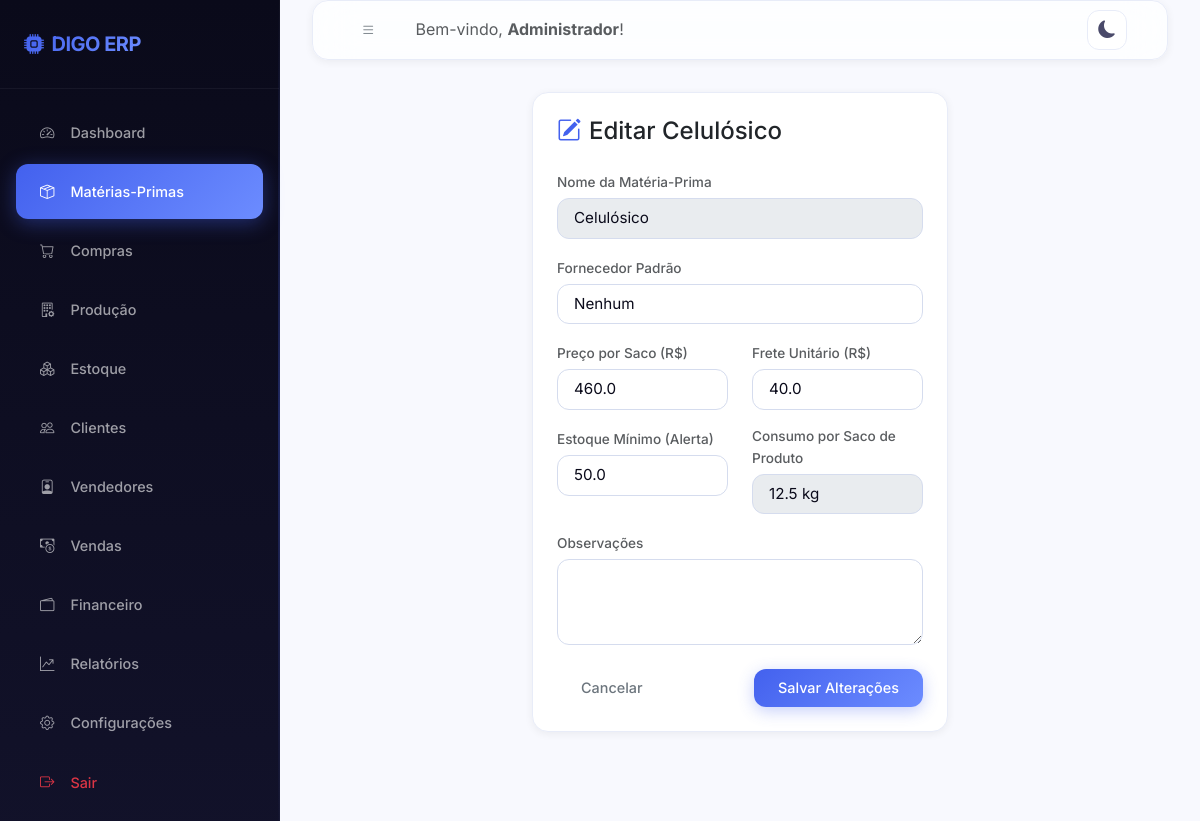
Page /materias-primas/1/editar (signed in) on the committed database.
### models/usuario.py (models this page shows, shortened)
class Usuario(UserMixin, db.Model):
    __tablename__ = 'usuarios'
    id = db.Column(db.Integer, primary_key=True)
    nome = db.Column(db.String(100), nullable=False)
    email = db.Column(db.String(150), unique=True, nullable=False)
    senha_hash = db.Column(db.String(256), nullable=False)
    perfil = db.Column(db.String(20), default='funcionario')  # admin | funcionario
    ativo = db.Column(db.Boolean, default=True)
    criado_em = db.Column(db.DateTime, default=datetime.utcnow)
    ultimo_acesso = db.Column(db.DateTime)
    logs = db.relationship('Log', backref='usuario', lazy='dynamic')
    @property
    def is_admin(self):
        return self.perfil == 'admin'

### models/materia_prima.py (models this page shows, shortened)
class MateriaPrima(db.Model):
    __tablename__ = 'materias_primas'
    id = db.Column(db.Integer, primary_key=True)
    nome = db.Column(db.String(100), nullable=False)
    tipo = db.Column(db.String(30), nullable=False)  # celulosico|celugel|fibra|embalagem|adesivo
    peso_saco_kg = db.Column(db.Float, default=25.0)      # peso do saco comprado
    quantidade_uso_kg = db.Column(db.Float, default=0.0)  # kg consumidos por saco de produto
    preco_saco = db.Column(db.Float, default=0.0)          # preço por saco comprado
    frete_saco = db.Column(db.Float, default=0.0)          # frete rateado por saco
    custo_medio = db.Column(db.Float, default=0.0)         # custo médio calculado
    estoque_atual = db.Column(db.Float, default=0.0)       # em unidades (sacos ou pcs)
    estoque_minimo = db.Column(db.Float, default=0.0)
    fornecedor_id = db.Column(db.Integer, db.ForeignKey('fornecedores.id'), nullable=True)
    observacoes = db.Column(db.Text)
    atualizado_em = db.Column(db.DateTime, default=datetime.utcnow, onupdate=datetime.utcnow)
    movimentacoes = db.relationship('MovimentacaoEstoque', backref='materia_prima',
                                    lazy='dynamic',
                                    foreign_keys='MovimentacaoEstoque.materia_prima_id')

### routes/materias_primas.py (the view, shortened to what this page needs)
@materias_primas_bp.route('/<int:id>/editar', methods=['GET', 'POST'])
@login_required
def editar(id):
    mp = MateriaPrima.query.get_or_404(id)
    fornecedores = Fornecedor.query.filter_by(ativo=True).order_by(Fornecedor.nome).all()
    return render_template('materias_primas/form.html', mp=mp,
                           fornecedores=fornecedores, titulo=f'Editar {mp.nome}')

### templates/materias_primas/form.html (shortened to what this page needs)
{% extends 'base.html' %}
{% block content %}
<div class="row justify-content-center">
    <div class="col-md-6">
        <div class="card p-4">
            <h4 class="font-weight-bold mb-4"><i class="bi bi-pencil-square me-2 text-primary"></i>{{ titulo }}</h4>
            <form method="POST">
                <div class="mb-3">
                    <label class="form-label text-muted small">Nome da Matéria-Prima</label>
                    <input type="text" class="form-control" value="{{ mp.nome }}" readonly disabled>
                </div>
                <div class="mb-3">
                    <label for="fornecedor_id" class="form-label text-muted small">Fornecedor Padrão</label>
                    <select class="form-select" id="fornecedor_id" name="fornecedor_id">
                        <option value="">Nenhum</option>
                    </select>
                </div>
                <div class="row">
                    <div class="col-md-6 mb-3">
                        <label for="preco_saco" class="form-label text-muted small">Preço por Saco (R$)</label>
                        <input type="number" step="0.0001" class="form-control" id="preco_saco" name="preco_saco" value="{{ mp.preco_saco }}" required>
                    </div>
                    <div class="col-md-6 mb-3">
                        <label for="frete_saco" class="form-label text-muted small">Frete Unitário (R$)</label>
                        <input type="number" step="0.0001" class="form-control" id="frete_saco" name="frete_saco" value="{{ mp.frete_saco }}">
                    </div>
                </div>
                <div class="row">
                    <div class="col-md-6 mb-3">
                        <label for="estoque_minimo" class="form-label text-muted small">Estoque Mínimo (Alerta)</label>
                        <input type="number" step="0.01" class="form-control" id="estoque_minimo" name="estoque_minimo" value="{{ mp.estoque_minimo }}" required>
                    </div>
                    <div class="col-md-6 mb-3">
                        <label class="form-label text-muted small">Consumo por Saco de Produto</label>
                        <input type="text" class="form-control" value="{{ mp.quantidade_uso_kg }} {% if mp.tipo in ('embalagem', 'adesivo') %}un{% else %}kg{% endif %}" readonly disabled>
                    </div>
                </div>
                <div class="mb-4">
                    <label for="observacoes" class="form-label text-muted small">Observações</label>
                    <textarea class="form-control" id="observacoes" name="observacoes" rows="3">{{ mp.observacoes or '' }}</textarea>
                </div>
                <div class="d-flex justify-content-between">
                    <a href="{{ url_for('materias_primas.index') }}" class="btn btn-outline-secondary">Cancelar</a>
                    <button type="submit" class="btn btn-primary">Salvar Alterações</button>
                </div>
            </form>
        </div>
    </div>
</div>
{% endblock %}

### templates/base.html (shortened to what this page needs)
<!DOCTYPE html>
<html lang="pt-BR">
<head>
    <link href="https://cdn.jsdelivr.net/npm/bootstrap@5.3.0/dist/css/bootstrap.min.css" rel="stylesheet">
    <link rel="stylesheet" href="https://cdn.jsdelivr.net/npm/bootstrap-icons@1.10.5/font/bootstrap-icons.css">
    <link rel="stylesheet" href="{{ url_for('static', filename='css/style.css') }}">
</head>
<body>
    <div class="wrapper">
        <nav id="sidebar">
            <div class="sidebar-header d-flex align-items-center justify-content-between">
                <h4 class="m-0 text-white font-weight-bold"><i class="bi bi-cpu-fill me-2 text-indigo"></i>DIGO ERP</h4>
            </div>
            <ul class="list-unstyled components">
                <li class="{% if request.blueprint == 'dashboard' %}active{% endif %}">
                    <a href="{{ url_for('dashboard.index') }}"><i class="bi bi-speedometer2"></i> Dashboard</a>
                </li>
                <li class="{% if request.blueprint == 'materias_primas' %}active{% endif %}">
                    <a href="{{ url_for('materias_primas.index') }}"><i class="bi bi-box-seam"></i> Matérias-Primas</a>
                </li>
                <li class="{% if request.blueprint == 'compras' %}active{% endif %}">
                    <a href="{{ url_for('compras.index') }}"><i class="bi bi-cart"></i> Compras</a>
                </li>
                <li class="{% if request.blueprint == 'producao' %}active{% endif %}">
                    <a href="{{ url_for('producao.index') }}"><i class="bi bi-building-gear"></i> Produção</a>
                </li>
                <li class="{% if request.blueprint == 'estoque' %}active{% endif %}">
                    <a href="{{ url_for('estoque.index') }}"><i class="bi bi-boxes"></i> Estoque</a>
                </li>
                <li class="{% if request.blueprint == 'clientes' %}active{% endif %}">
                    <a href="{{ url_for('clientes.index') }}"><i class="bi bi-people"></i> Clientes</a>
                </li>
                <li class="{% if request.blueprint == 'vendedores' %}active{% endif %}">
                    <a href="{{ url_for('vendedores.index') }}"><i class="bi bi-person-badge"></i> Vendedores</a>
                </li>
                <li class="{% if request.blueprint == 'vendas' %}active{% endif %}">
                    <a href="{{ url_for('vendas.index') }}"><i class="bi bi-cash-coin"></i> Vendas</a>
                </li>
                <li class="{% if request.blueprint == 'financeiro' %}active{% endif %}">
                    <a href="{{ url_for('financeiro.index') }}"><i class="bi bi-wallet2"></i> Financeiro</a>
                </li>
                <li class="{% if request.blueprint == 'relatorios' %}active{% endif %}">
                    <a href="{{ url_for('relatorios.index') }}"><i class="bi bi-graph-up-arrow"></i> Relatórios</a>
                </li>
                {% if current_user.is_admin %}
                <li class="{% if request.blueprint == 'configuracoes' %}active{% endif %}">
                    <a href="{{ url_for('configuracoes.index') }}"><i class="bi bi-gear"></i> Configurações</a>
                </li>
                {% endif %}
                <li>
                    <a href="{{ url_for('auth.logout') }}" class="text-danger"><i class="bi bi-box-arrow-right text-danger"></i> Sair</a>
                </li>
            </ul>
        </nav>
        <div id="content">
            <nav class="navbar navbar-expand-lg card mb-4 p-2 d-flex flex-row align-items-center justify-content-between">
                <div class="d-flex align-items-center">
                    <button type="button" id="sidebarCollapse" class="btn btn-outline-secondary me-3">
                        <i class="bi bi-list"></i>
                    </button>
                    <span class="navbar-text d-none d-md-inline text-muted">Bem-vindo, <strong>{{ current_user.nome }}</strong>!</span>
                </div>
                <div class="d-flex align-items-center">
                    <button class="theme-toggle-btn me-3" id="themeToggle" title="Alternar Tema">
                    </button>
                </div>
            </nav>
            <div class="container-fluid p-0 fade-in">
                {% block content %}{% endblock %}
            </div>
        </div>
    </div>
</body>
</html>

### rows in the picture
Usuario: nome "Administrador"
MateriaPrima: nome "Celulósico", preco_saco "460.0", frete_saco "40.0", estoque_minimo "50.0", quantidade_uso_kg "12.5 kg"

### other values in the picture
{{ titulo }} "Editar Celulósico"
